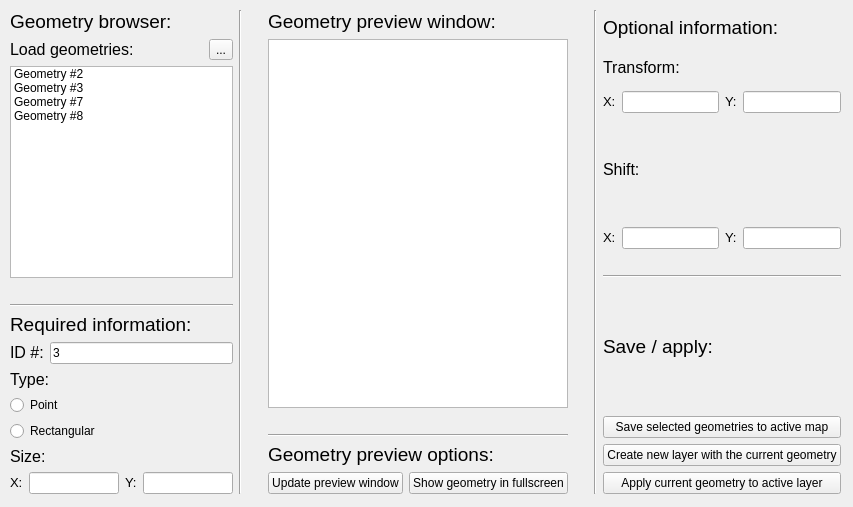
<ui version="4.0" >
 <class>Form</class>
 <widget class="QWidget" name="Form" >
  <property name="geometry" >
   <rect>
    <x>0</x>
    <y>0</y>
    <width>853</width>
    <height>507</height>
   </rect>
  </property>
  <property name="windowTitle" >
   <string>Form</string>
  </property>
  <widget class="QWidget" name="horizontalLayout_7" >
   <property name="geometry" >
    <rect>
     <x>10</x>
     <y>10</y>
     <width>831</width>
     <height>484</height>
    </rect>
   </property>
   <layout class="QHBoxLayout" >
    <property name="margin" >
     <number>0</number>
    </property>
    <property name="spacing" >
     <number>6</number>
    </property>
    <item>
     <layout class="QVBoxLayout" >
      <property name="margin" >
       <number>0</number>
      </property>
      <property name="spacing" >
       <number>6</number>
      </property>
      <item>
       <layout class="QVBoxLayout" >
        <property name="margin" >
         <number>0</number>
        </property>
        <property name="spacing" >
         <number>6</number>
        </property>
        <item>
         <widget class="QLabel" name="label_15" >
          <property name="text" >
           <string>&lt;html>&lt;head>&lt;meta name="qrichtext" content="1" />&lt;style type="text/css">
p, li { white-space: pre-wrap; }
&lt;/style>&lt;/head>&lt;body style=" font-family:'MS Shell Dlg 2'; font-size:8.25pt; font-weight:400; font-style:normal; text-decoration:none;">
&lt;p style=" margin-top:0px; margin-bottom:0px; margin-left:0px; margin-right:0px; -qt-block-indent:0; text-indent:0px; font-size:8pt;">&lt;span style=" font-size:14pt;">Geometry browser:&lt;/span>&lt;/p>&lt;/body>&lt;/html></string>
          </property>
         </widget>
        </item>
        <item>
         <layout class="QHBoxLayout" >
          <property name="margin" >
           <number>0</number>
          </property>
          <property name="spacing" >
           <number>6</number>
          </property>
          <item>
           <widget class="QLabel" name="label_19" >
            <property name="text" >
             <string>&lt;html>&lt;head>&lt;meta name="qrichtext" content="1" />&lt;style type="text/css">
p, li { white-space: pre-wrap; }
&lt;/style>&lt;/head>&lt;body style=" font-family:'MS Shell Dlg 2'; font-size:8.25pt; font-weight:400; font-style:normal; text-decoration:none;">
&lt;p style=" margin-top:0px; margin-bottom:0px; margin-left:0px; margin-right:0px; -qt-block-indent:0; text-indent:0px; font-size:8pt;">&lt;span style=" font-size:12pt;">Load geometries:&lt;/span>&lt;/p>&lt;/body>&lt;/html></string>
            </property>
           </widget>
          </item>
          <item>
           <widget class="QToolButton" name="toolButton" >
            <property name="text" >
             <string>...</string>
            </property>
           </widget>
          </item>
         </layout>
        </item>
        <item>
         <widget class="QListWidget" name="listWidget" >
          <item>
           <property name="text" >
            <string>Geometry #2</string>
           </property>
          </item>
          <item>
           <property name="text" >
            <string>Geometry #3</string>
           </property>
          </item>
          <item>
           <property name="text" >
            <string>Geometry #7</string>
           </property>
          </item>
          <item>
           <property name="text" >
            <string>Geometry #8</string>
           </property>
          </item>
         </widget>
        </item>
        <item>
         <spacer>
          <property name="orientation" >
           <enum>Qt::Horizontal</enum>
          </property>
          <property name="sizeHint" >
           <size>
            <width>40</width>
            <height>20</height>
           </size>
          </property>
         </spacer>
        </item>
        <item>
         <widget class="Line" name="line" >
          <property name="orientation" >
           <enum>Qt::Horizontal</enum>
          </property>
         </widget>
        </item>
        <item>
         <layout class="QVBoxLayout" >
          <property name="margin" >
           <number>0</number>
          </property>
          <property name="spacing" >
           <number>6</number>
          </property>
          <item>
           <widget class="QLabel" name="label_14" >
            <property name="text" >
             <string>&lt;html>&lt;head>&lt;meta name="qrichtext" content="1" />&lt;style type="text/css">
p, li { white-space: pre-wrap; }
&lt;/style>&lt;/head>&lt;body style=" font-family:'MS Shell Dlg 2'; font-size:8.25pt; font-weight:400; font-style:normal; text-decoration:none;">
&lt;p style=" margin-top:0px; margin-bottom:0px; margin-left:0px; margin-right:0px; -qt-block-indent:0; text-indent:0px; font-size:8pt;">&lt;span style=" font-size:14pt;">Required information:&lt;/span>&lt;/p>&lt;/body>&lt;/html></string>
            </property>
           </widget>
          </item>
          <item>
           <layout class="QVBoxLayout" >
            <property name="margin" >
             <number>0</number>
            </property>
            <property name="spacing" >
             <number>6</number>
            </property>
            <item>
             <layout class="QGridLayout" >
              <property name="margin" >
               <number>0</number>
              </property>
              <property name="spacing" >
               <number>6</number>
              </property>
              <item row="0" column="0" >
               <layout class="QHBoxLayout" >
                <property name="margin" >
                 <number>0</number>
                </property>
                <property name="spacing" >
                 <number>6</number>
                </property>
                <item>
                 <widget class="QLabel" name="label_2" >
                  <property name="text" >
                   <string>&lt;html>&lt;head>&lt;meta name="qrichtext" content="1" />&lt;style type="text/css">
p, li { white-space: pre-wrap; }
&lt;/style>&lt;/head>&lt;body style=" font-family:'MS Shell Dlg 2'; font-size:8.25pt; font-weight:400; font-style:normal; text-decoration:none;">
&lt;p style=" margin-top:0px; margin-bottom:0px; margin-left:0px; margin-right:0px; -qt-block-indent:0; text-indent:0px; font-size:8pt;">&lt;span style=" font-size:12pt;">ID #:&lt;/span>&lt;/p>&lt;/body>&lt;/html></string>
                  </property>
                 </widget>
                </item>
                <item>
                 <widget class="QLineEdit" name="lineEdit" >
                  <property name="text" >
                   <string>3</string>
                  </property>
                 </widget>
                </item>
               </layout>
              </item>
              <item row="4" column="0" >
               <widget class="QRadioButton" name="radioButton_2" >
                <property name="text" >
                 <string>Rectangular</string>
                </property>
               </widget>
              </item>
              <item row="3" column="0" >
               <widget class="QRadioButton" name="radioButton" >
                <property name="text" >
                 <string>Point</string>
                </property>
               </widget>
              </item>
              <item row="2" column="0" >
               <widget class="QLabel" name="label" >
                <property name="text" >
                 <string>&lt;html>&lt;head>&lt;meta name="qrichtext" content="1" />&lt;style type="text/css">
p, li { white-space: pre-wrap; }
&lt;/style>&lt;/head>&lt;body style=" font-family:'MS Shell Dlg 2'; font-size:8.25pt; font-weight:400; font-style:normal; text-decoration:none;">
&lt;p style=" margin-top:0px; margin-bottom:0px; margin-left:0px; margin-right:0px; -qt-block-indent:0; text-indent:0px;">&lt;span style=" font-size:12pt;">Type:&lt;/span>&lt;/p>&lt;/body>&lt;/html></string>
                </property>
               </widget>
              </item>
             </layout>
            </item>
            <item>
             <widget class="QLabel" name="label_3" >
              <property name="text" >
               <string>&lt;html>&lt;head>&lt;meta name="qrichtext" content="1" />&lt;style type="text/css">
p, li { white-space: pre-wrap; }
&lt;/style>&lt;/head>&lt;body style=" font-family:'MS Shell Dlg 2'; font-size:8.25pt; font-weight:400; font-style:normal; text-decoration:none;">
&lt;p style=" margin-top:0px; margin-bottom:0px; margin-left:0px; margin-right:0px; -qt-block-indent:0; text-indent:0px;">&lt;span style=" font-size:12pt;">Size:&lt;/span>&lt;/p>&lt;/body>&lt;/html></string>
              </property>
             </widget>
            </item>
            <item>
             <layout class="QHBoxLayout" >
              <property name="margin" >
               <number>0</number>
              </property>
              <property name="spacing" >
               <number>6</number>
              </property>
              <item>
               <layout class="QHBoxLayout" >
                <property name="margin" >
                 <number>0</number>
                </property>
                <property name="spacing" >
                 <number>6</number>
                </property>
                <item>
                 <layout class="QHBoxLayout" >
                  <property name="margin" >
                   <number>0</number>
                  </property>
                  <property name="spacing" >
                   <number>6</number>
                  </property>
                  <item>
                   <widget class="QLabel" name="label_4" >
                    <property name="text" >
                     <string>&lt;html>&lt;head>&lt;meta name="qrichtext" content="1" />&lt;style type="text/css">
p, li { white-space: pre-wrap; }
&lt;/style>&lt;/head>&lt;body style=" font-family:'MS Shell Dlg 2'; font-size:8.25pt; font-weight:400; font-style:normal; text-decoration:none;">
&lt;p style=" margin-top:0px; margin-bottom:0px; margin-left:0px; margin-right:0px; -qt-block-indent:0; text-indent:0px;">&lt;span style=" font-size:10pt;">X:&lt;/span>&lt;/p>&lt;/body>&lt;/html></string>
                    </property>
                   </widget>
                  </item>
                  <item>
                   <widget class="QLineEdit" name="lineEdit_2" />
                  </item>
                 </layout>
                </item>
                <item>
                 <widget class="QLabel" name="label_5" >
                  <property name="text" >
                   <string>&lt;html>&lt;head>&lt;meta name="qrichtext" content="1" />&lt;style type="text/css">
p, li { white-space: pre-wrap; }
&lt;/style>&lt;/head>&lt;body style=" font-family:'MS Shell Dlg 2'; font-size:8.25pt; font-weight:400; font-style:normal; text-decoration:none;">
&lt;p style=" margin-top:0px; margin-bottom:0px; margin-left:0px; margin-right:0px; -qt-block-indent:0; text-indent:0px;">&lt;span style=" font-size:10pt;">Y:&lt;/span>&lt;/p>&lt;/body>&lt;/html></string>
                  </property>
                 </widget>
                </item>
                <item>
                 <widget class="QLineEdit" name="lineEdit_3" />
                </item>
               </layout>
              </item>
             </layout>
            </item>
           </layout>
          </item>
         </layout>
        </item>
       </layout>
      </item>
     </layout>
    </item>
    <item>
     <widget class="Line" name="line_4" >
      <property name="orientation" >
       <enum>Qt::Vertical</enum>
      </property>
     </widget>
    </item>
    <item>
     <spacer>
      <property name="orientation" >
       <enum>Qt::Vertical</enum>
      </property>
      <property name="sizeHint" >
       <size>
        <width>20</width>
        <height>40</height>
       </size>
      </property>
     </spacer>
    </item>
    <item>
     <layout class="QVBoxLayout" >
      <property name="margin" >
       <number>0</number>
      </property>
      <property name="spacing" >
       <number>6</number>
      </property>
      <item>
       <layout class="QVBoxLayout" >
        <property name="margin" >
         <number>0</number>
        </property>
        <property name="spacing" >
         <number>6</number>
        </property>
        <item>
         <layout class="QVBoxLayout" >
          <property name="margin" >
           <number>0</number>
          </property>
          <property name="spacing" >
           <number>6</number>
          </property>
          <item>
           <widget class="QLabel" name="label_18" >
            <property name="text" >
             <string>&lt;html>&lt;head>&lt;meta name="qrichtext" content="1" />&lt;style type="text/css">
p, li { white-space: pre-wrap; }
&lt;/style>&lt;/head>&lt;body style=" font-family:'MS Shell Dlg 2'; font-size:8.25pt; font-weight:400; font-style:normal; text-decoration:none;">
&lt;p style=" margin-top:0px; margin-bottom:0px; margin-left:0px; margin-right:0px; -qt-block-indent:0; text-indent:0px; font-size:8pt;">&lt;span style=" font-size:14pt;">Geometry preview window:&lt;/span>&lt;/p>&lt;/body>&lt;/html></string>
            </property>
           </widget>
          </item>
          <item>
           <widget class="QGraphicsView" name="graphicsView" />
          </item>
         </layout>
        </item>
        <item>
         <spacer>
          <property name="orientation" >
           <enum>Qt::Horizontal</enum>
          </property>
          <property name="sizeHint" >
           <size>
            <width>40</width>
            <height>20</height>
           </size>
          </property>
         </spacer>
        </item>
        <item>
         <widget class="Line" name="line_3" >
          <property name="orientation" >
           <enum>Qt::Horizontal</enum>
          </property>
         </widget>
        </item>
        <item>
         <widget class="QLabel" name="label_17" >
          <property name="text" >
           <string>&lt;html>&lt;head>&lt;meta name="qrichtext" content="1" />&lt;style type="text/css">
p, li { white-space: pre-wrap; }
&lt;/style>&lt;/head>&lt;body style=" font-family:'MS Shell Dlg 2'; font-size:8.25pt; font-weight:400; font-style:normal; text-decoration:none;">
&lt;p style=" margin-top:0px; margin-bottom:0px; margin-left:0px; margin-right:0px; -qt-block-indent:0; text-indent:0px; font-size:8pt;">&lt;span style=" font-size:14pt;">Geometry preview options:&lt;/span>&lt;/p>&lt;/body>&lt;/html></string>
          </property>
         </widget>
        </item>
        <item>
         <layout class="QHBoxLayout" >
          <property name="margin" >
           <number>0</number>
          </property>
          <property name="spacing" >
           <number>6</number>
          </property>
          <item>
           <widget class="QPushButton" name="pushButton_5" >
            <property name="text" >
             <string>Update preview window</string>
            </property>
           </widget>
          </item>
          <item>
           <widget class="QPushButton" name="pushButton_6" >
            <property name="text" >
             <string>Show geometry in fullscreen</string>
            </property>
           </widget>
          </item>
         </layout>
        </item>
       </layout>
      </item>
     </layout>
    </item>
    <item>
     <spacer>
      <property name="orientation" >
       <enum>Qt::Vertical</enum>
      </property>
      <property name="sizeHint" >
       <size>
        <width>20</width>
        <height>40</height>
       </size>
      </property>
     </spacer>
    </item>
    <item>
     <widget class="Line" name="line_5" >
      <property name="orientation" >
       <enum>Qt::Vertical</enum>
      </property>
     </widget>
    </item>
    <item>
     <layout class="QVBoxLayout" >
      <property name="margin" >
       <number>0</number>
      </property>
      <property name="spacing" >
       <number>6</number>
      </property>
      <item>
       <layout class="QVBoxLayout" >
        <property name="margin" >
         <number>0</number>
        </property>
        <property name="spacing" >
         <number>6</number>
        </property>
        <item>
         <layout class="QGridLayout" >
          <property name="margin" >
           <number>0</number>
          </property>
          <property name="spacing" >
           <number>6</number>
          </property>
          <item row="0" column="0" >
           <layout class="QVBoxLayout" >
            <property name="margin" >
             <number>0</number>
            </property>
            <property name="spacing" >
             <number>6</number>
            </property>
            <item>
             <layout class="QVBoxLayout" >
              <property name="margin" >
               <number>0</number>
              </property>
              <property name="spacing" >
               <number>6</number>
              </property>
              <item>
               <widget class="QLabel" name="label_13" >
                <property name="text" >
                 <string>&lt;html>&lt;head>&lt;meta name="qrichtext" content="1" />&lt;style type="text/css">
p, li { white-space: pre-wrap; }
&lt;/style>&lt;/head>&lt;body style=" font-family:'MS Shell Dlg 2'; font-size:8.25pt; font-weight:400; font-style:normal; text-decoration:none;">
&lt;p style=" margin-top:0px; margin-bottom:0px; margin-left:0px; margin-right:0px; -qt-block-indent:0; text-indent:0px; font-size:8pt;">&lt;span style=" font-size:14pt;">Optional information:&lt;/span>&lt;/p>&lt;/body>&lt;/html></string>
                </property>
               </widget>
              </item>
              <item>
               <widget class="QLabel" name="label_6" >
                <property name="text" >
                 <string>&lt;html>&lt;head>&lt;meta name="qrichtext" content="1" />&lt;style type="text/css">
p, li { white-space: pre-wrap; }
&lt;/style>&lt;/head>&lt;body style=" font-family:'MS Shell Dlg 2'; font-size:8.25pt; font-weight:400; font-style:normal; text-decoration:none;">
&lt;p style=" margin-top:0px; margin-bottom:0px; margin-left:0px; margin-right:0px; -qt-block-indent:0; text-indent:0px; font-size:8pt;">&lt;span style=" font-size:12pt;">Transform:&lt;/span>&lt;/p>&lt;/body>&lt;/html></string>
                </property>
               </widget>
              </item>
              <item>
               <layout class="QHBoxLayout" >
                <property name="margin" >
                 <number>0</number>
                </property>
                <property name="spacing" >
                 <number>6</number>
                </property>
                <item>
                 <layout class="QHBoxLayout" >
                  <property name="margin" >
                   <number>0</number>
                  </property>
                  <property name="spacing" >
                   <number>6</number>
                  </property>
                  <item>
                   <layout class="QHBoxLayout" >
                    <property name="margin" >
                     <number>0</number>
                    </property>
                    <property name="spacing" >
                     <number>6</number>
                    </property>
                    <item>
                     <widget class="QLabel" name="label_7" >
                      <property name="text" >
                       <string>&lt;html>&lt;head>&lt;meta name="qrichtext" content="1" />&lt;style type="text/css">
p, li { white-space: pre-wrap; }
&lt;/style>&lt;/head>&lt;body style=" font-family:'MS Shell Dlg 2'; font-size:8.25pt; font-weight:400; font-style:normal; text-decoration:none;">
&lt;p style=" margin-top:0px; margin-bottom:0px; margin-left:0px; margin-right:0px; -qt-block-indent:0; text-indent:0px;">&lt;span style=" font-size:10pt;">X:&lt;/span>&lt;/p>&lt;/body>&lt;/html></string>
                      </property>
                     </widget>
                    </item>
                    <item>
                     <widget class="QLineEdit" name="lineEdit_4" />
                    </item>
                   </layout>
                  </item>
                  <item>
                   <widget class="QLabel" name="label_8" >
                    <property name="text" >
                     <string>&lt;html>&lt;head>&lt;meta name="qrichtext" content="1" />&lt;style type="text/css">
p, li { white-space: pre-wrap; }
&lt;/style>&lt;/head>&lt;body style=" font-family:'MS Shell Dlg 2'; font-size:8.25pt; font-weight:400; font-style:normal; text-decoration:none;">
&lt;p style=" margin-top:0px; margin-bottom:0px; margin-left:0px; margin-right:0px; -qt-block-indent:0; text-indent:0px;">&lt;span style=" font-size:10pt;">Y:&lt;/span>&lt;/p>&lt;/body>&lt;/html></string>
                    </property>
                   </widget>
                  </item>
                  <item>
                   <widget class="QLineEdit" name="lineEdit_5" />
                  </item>
                 </layout>
                </item>
               </layout>
              </item>
             </layout>
            </item>
            <item>
             <widget class="QLabel" name="label_9" >
              <property name="text" >
               <string>&lt;html>&lt;head>&lt;meta name="qrichtext" content="1" />&lt;style type="text/css">
p, li { white-space: pre-wrap; }
&lt;/style>&lt;/head>&lt;body style=" font-family:'MS Shell Dlg 2'; font-size:8.25pt; font-weight:400; font-style:normal; text-decoration:none;">
&lt;p style=" margin-top:0px; margin-bottom:0px; margin-left:0px; margin-right:0px; -qt-block-indent:0; text-indent:0px; font-size:8pt;">&lt;span style=" font-size:12pt;">Shift:&lt;/span>&lt;/p>&lt;/body>&lt;/html></string>
              </property>
             </widget>
            </item>
            <item>
             <layout class="QHBoxLayout" >
              <property name="margin" >
               <number>0</number>
              </property>
              <property name="spacing" >
               <number>6</number>
              </property>
              <item>
               <layout class="QHBoxLayout" >
                <property name="margin" >
                 <number>0</number>
                </property>
                <property name="spacing" >
                 <number>6</number>
                </property>
                <item>
                 <layout class="QHBoxLayout" >
                  <property name="margin" >
                   <number>0</number>
                  </property>
                  <property name="spacing" >
                   <number>6</number>
                  </property>
                  <item>
                   <widget class="QLabel" name="label_10" >
                    <property name="text" >
                     <string>&lt;html>&lt;head>&lt;meta name="qrichtext" content="1" />&lt;style type="text/css">
p, li { white-space: pre-wrap; }
&lt;/style>&lt;/head>&lt;body style=" font-family:'MS Shell Dlg 2'; font-size:8.25pt; font-weight:400; font-style:normal; text-decoration:none;">
&lt;p style=" margin-top:0px; margin-bottom:0px; margin-left:0px; margin-right:0px; -qt-block-indent:0; text-indent:0px;">&lt;span style=" font-size:10pt;">X:&lt;/span>&lt;/p>&lt;/body>&lt;/html></string>
                    </property>
                   </widget>
                  </item>
                  <item>
                   <widget class="QLineEdit" name="lineEdit_6" />
                  </item>
                 </layout>
                </item>
                <item>
                 <widget class="QLabel" name="label_11" >
                  <property name="text" >
                   <string>&lt;html>&lt;head>&lt;meta name="qrichtext" content="1" />&lt;style type="text/css">
p, li { white-space: pre-wrap; }
&lt;/style>&lt;/head>&lt;body style=" font-family:'MS Shell Dlg 2'; font-size:8.25pt; font-weight:400; font-style:normal; text-decoration:none;">
&lt;p style=" margin-top:0px; margin-bottom:0px; margin-left:0px; margin-right:0px; -qt-block-indent:0; text-indent:0px;">&lt;span style=" font-size:10pt;">Y:&lt;/span>&lt;/p>&lt;/body>&lt;/html></string>
                  </property>
                 </widget>
                </item>
                <item>
                 <widget class="QLineEdit" name="lineEdit_7" />
                </item>
               </layout>
              </item>
             </layout>
            </item>
           </layout>
          </item>
          <item row="8" column="0" >
           <layout class="QVBoxLayout" >
            <property name="margin" >
             <number>0</number>
            </property>
            <property name="spacing" >
             <number>6</number>
            </property>
            <item>
             <spacer>
              <property name="orientation" >
               <enum>Qt::Horizontal</enum>
              </property>
              <property name="sizeHint" >
               <size>
                <width>40</width>
                <height>20</height>
               </size>
              </property>
             </spacer>
            </item>
            <item>
             <widget class="Line" name="line_2" >
              <property name="orientation" >
               <enum>Qt::Horizontal</enum>
              </property>
             </widget>
            </item>
            <item>
             <widget class="QLabel" name="label_16" >
              <property name="text" >
               <string>&lt;html>&lt;head>&lt;meta name="qrichtext" content="1" />&lt;style type="text/css">
p, li { white-space: pre-wrap; }
&lt;/style>&lt;/head>&lt;body style=" font-family:'MS Shell Dlg 2'; font-size:8.25pt; font-weight:400; font-style:normal; text-decoration:none;">
&lt;p style=" margin-top:0px; margin-bottom:0px; margin-left:0px; margin-right:0px; -qt-block-indent:0; text-indent:0px;">&lt;span style=" font-size:14pt;">Save / apply:&lt;/span>&lt;/p>&lt;/body>&lt;/html></string>
              </property>
             </widget>
            </item>
            <item>
             <widget class="QPushButton" name="pushButton_2" >
              <property name="text" >
               <string>Save selected geometries to active map</string>
              </property>
             </widget>
            </item>
            <item>
             <widget class="QPushButton" name="pushButton_3" >
              <property name="text" >
               <string>Create new layer with the current geometry</string>
              </property>
             </widget>
            </item>
            <item>
             <widget class="QPushButton" name="pushButton_4" >
              <property name="text" >
               <string>Apply current geometry to active layer</string>
              </property>
             </widget>
            </item>
           </layout>
          </item>
         </layout>
        </item>
       </layout>
      </item>
     </layout>
    </item>
   </layout>
  </widget>
 </widget>
 <resources/>
 <connections/>
</ui>
